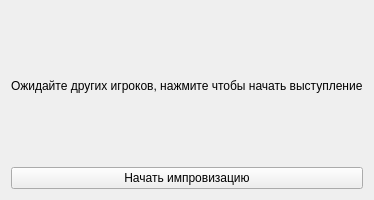
<?xml version="1.0" encoding="UTF-8"?>
<ui version="4.0">
 <class>LobbyWindow</class>
 <widget class="QWidget" name="LobbyWindow">
  <property name="geometry">
   <rect>
    <x>0</x>
    <y>0</y>
    <width>320</width>
    <height>200</height>
   </rect>
  </property>
  <property name="windowTitle">
   <string>Зал ожидания</string>
  </property>
  <layout class="QVBoxLayout" name="verticalLayout">
   <item>
    <widget class="QLabel" name="label">
     <property name="text">
      <string>Ожидайте других игроков, нажмите чтобы начать выступление</string>
     </property>
    </widget>
   </item>
   <item>
    <widget class="QPushButton" name="btnStart">
     <property name="text">
      <string>Начать импровизацию</string>
     </property>
    </widget>
   </item>
  </layout>
 </widget>
 <resources/>
 <connections/>
</ui>
